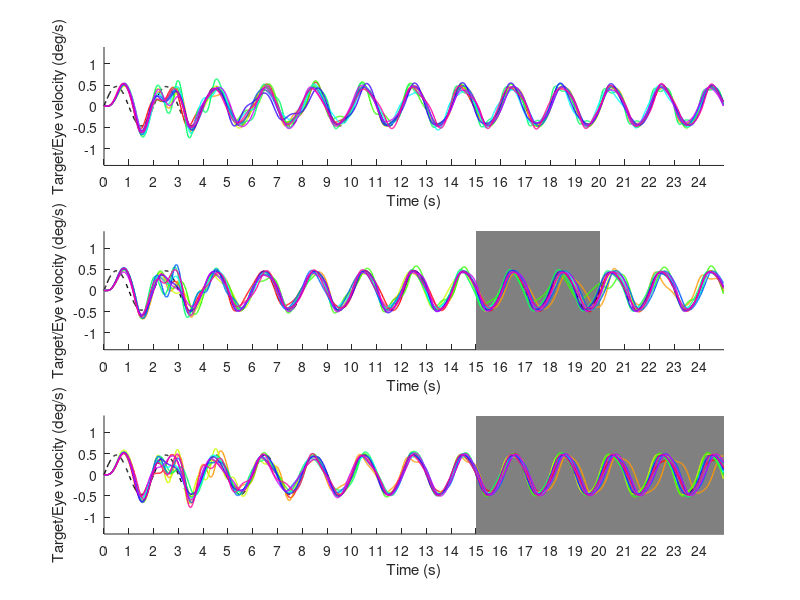

MATLAB code to generate this figure:
% 预测性平滑跟踪实验的主脚本。Main script to run the predictive smooth pursuit experiment
% 作者：王海东
% 基于 : Hirak J Kashyap, UC Irvine
% Based on FORCE learning code by David Sussillo (Neuron 2009)
% output: pursuit_fig.jpg
disp('Clearing workspace');
clear;

rng(0);          % 为了实验复现（任何种子都可以）For reproducibility -- any seed is fine
% target = "ramp";
target = "sine"; % 是否运行预测性正弦指数，或者初始ramp指数。whether to run the predicitve "sine" exp. or initiation "ramp"exp.
numTrials = 10;  % 实验的尝试次数。trials of the experiment
feedback = 1;    % RNN的输出反馈（考虑反馈）。 Output feedback to the RNN 0/1
N = 500;         % RNN中神经元的个数。 Number of neurons in RNN
p = 1.0;         % 初始权重分布宽度的倒数。 1/width of initial weight distribution
dt = 0.001;
dtt = dt * 100;
step = 16;                % 一个仿真步中dt的单位。 Units of dt in a simulation step
% 神经系统具有分叉、混沌和奇怪吸引子动力学行为。
% 混沌神经网络模型是在Hopfield神经网络中引入一个具有混沌特性的负反馈项。
% 循环网络的权重初始化：均值为0，标注差为1.5的高斯分布，导致一种自发地混沌行为。
g = 1.5;                  % g大于1表示是一个混沌网络。 g greater than 1 leads to chaotic networks.
wf = 2.0*(rand(N,1)-0.5); % 反馈权重(500*1)。 Feedback weights
delay = 80/step;          % 生物物理学 输入延迟的长度(5)。 Length of biophysical input delay 
learn_every = delay;

blank_starts = [25, 15, 15];
blank_ends =   [25, 20, 25];

% 绘制三种遮挡情况的图
figure;
for i = 1 : size(blank_starts, 2)
    if target == "sine"
        nsecs = 25;        % 实验时间（秒） Experiment time in seconds
        blankStart = blank_starts(i); % 空白周期的开始时间（以逗号分隔）。 start time(s) of blank period(s) separated by comma(s)
        blankEnd = blank_ends(i);   % end time(s) of blank period(s) separated by comma(s)
        startStim = 0;     % 仿真开始时间。Simulation start time
        nsecs = nsecs/step;
        gain = 1;          % 漏积分器（低通滤波） 增益。 leaky-integrator gain
        alpha = 100;       % P矩阵初始化为alpha的倒数。 P matrix initialized to 1/alpha
        freq = 0.5;        % 正弦曲线目标的频率。 Frequency of the sinusoidal target
        amp = 0.7;         % 正弦曲线目标的振幅。 Amplitude of the sinusoidal target
        
        simtime = 0:dt:nsecs-dt;
        simtime_len = length(simtime);
        ft = (amp/1.0)*sin(32*pi*freq*simtime);  % 目标函数。 Target function
        ft = ft/1.5;
        filename = strcat("pursuit_",target,"_",num2str(amp),".mat"); % save output to this file
        yMin = -abs(amp)*2;
        yMax = abs(amp)*2;
        
    elseif target == "ramp"
        nsecs = 4;
        startStim = 0.4;
        blankStart = [];
        blankEnd = [];
        
        nsecs = nsecs/step;
        startStim = startStim/step;
        gain = 0.5;
        alpha = 1.25;
        amp =19;
        
        simtime = 0:dt:nsecs-dt;
        simtime_len = length(simtime);
        dtStartStim = floor((startStim/nsecs)*length(simtime));
        ft = [zeros(1,dtStartStim),ones(1,simtime_len-dtStartStim)].*amp;
        filename = strcat("pursuit_",target,"_",num2str(amp),".mat");
        yMin = -5;
        yMax = 30;
    end
    
    % 漏积方程是一种特殊的微分方程，用于描述对输入进行积分但随着时间的推移逐渐 漏出少量输入 的组件或系统。
    % 这相当于一个一阶低通滤波器，其截止频率远低于感兴趣的频率。
    % 它通常出现在水力学、电子学和神经科学中。
    % ref: https://en.wikipedia.org/wiki/Leaky_integrator
    tm = 8; % 低通滤波积分器的时间常数。 Time constant of the leaky integrator
    
    % 为遮挡创建掩膜 Create mask for the blank period(s)
    mask = zeros(1, length(simtime));
    for iBlank = 1:size(blankStart,2)
        dtStart = floor(((blankStart(iBlank)/step)/nsecs)*length(simtime));
        dtEnd = floor(((blankEnd(iBlank)/step)/nsecs)*length(simtime));
        mask(dtStart:dtEnd) = 1;
    end
    
    % for print
    linewidth = 1;
    fontsize = 14;
    fontweight = 'bold';
    
    scale = 1.0/sqrt(p*N);
    nRec2Out = N;
    
    wo_len_t = zeros(1,simtime_len, numTrials);
    zt_t = zeros(1,simtime_len, numTrials);
    wr_sample100 = zeros(100,simtime_len, numTrials);
    error_avg_train_t = zeros(1, numTrials);
    
    internal_wt_t = zeros(N, N, numTrials);
    output_wt_t = zeros(nRec2Out, 1, numTrials);  % 读出权重使用0进行初始化
    
    for trial = 1:numTrials
        trial
        % 初始化所有的动力学状态。 initialize all the dynamic states
        li = 0; % 漏积分器 状态。 leaky integrator state
        eig_written = 0;
        
        M = randn(N,N)*g*scale; % RNN权重矩阵(500*500)。 RNN weight matrix
        wo = zeros(nRec2Out,1); % 读出权重矩阵(500*1)。 readout weight matrix
        dw = zeros(nRec2Out,1); % 权重改变（500*1)。 weight change
        
        wo_len = zeros(1,simtime_len);
        rPr_len = zeros(1,simtime_len);
        zt = zeros(1,simtime_len);      % output predicition signal
        
        x0 = 0.5*randn(N,1); % 神经元状态(500*1)。 neuron states
        z0 = 0.5*randn(1,1); % 预测值的开始位置（随机）。 prediction start
        
        x = x0;
        r = tanh(x);         % 神经元的非线性（双曲正切(-1,1)：双曲正弦与双曲余弦的比值）。 Non-linearity of neurons
        xp = x0;
        z = z0;
        e = 0;                         % 误差初始化。 error initialization
        ti = 0;                        % 时间步计数。count of time steps
        P = (1.0/alpha)*eye(nRec2Out); % FORCE学习（用于RNN的训练）的学习率矩阵(500*500)。 Learning rate matrix of FORCE learning
        for t = simtime
            ti = ti+1;
            
            % sim, so x(t) and r(t) are created.
            
            if(feedback == 1)
                x = (1.0-dtt)*x + M*(r*dtt)+ wf*(z*dtt);
            else
                x = (1.0-dtt)*x + M*(r*dtt);
            end
            r = tanh(x);
            z = wo'*r;
            li = li + 1/tm * (- li + gain*z);  % 解微分方程（漏积分器、低通滤波）
            
            if mod(ti-1, learn_every) == 0 && ~mask(ti)
                % 更新相关矩阵的逆阵。 update inverse correlation matrix
                k = P*r;
                rPr = r'*k;
                c = 1.0/(1.0 + rPr);
                P = P - k*(k'*c);
                
                % 更新线性读出的误差。 update the error for the linear readout
                if ti > delay
                    e = zt(ti-delay) - ft(ti-delay);
                else
                    e = 0;
                end
                
                % 更新输出权重。 update the output weights
                dw = -e*k*c;
                wo = wo + dw;
                
                % 用输出的误差更新内部权重矩阵。 update the internal weight matrix using the output's error
                M = M + repmat(dw', N, 1);
            end
            
            % 存下系统的输出。 Store the output of the system.
            zt(ti) = li;
            wo_len(ti) = sqrt(wo'*wo);
        end
        error_avg_train = sum(abs(zt-ft))/simtime_len;
        wo_len_t(:,:,trial) = wo_len;
        zt_t(:,:,trial) = zt;
        error_avg_train_t(:,trial) = error_avg_train;
    end
    
    %%
    colorVec = hsv(numTrials);
    subplot(3, 1, i);
    
    ylim([yMin yMax]);
    set(gca,'XTick',[simtime(1):1/step:simtime(end)]*step);
    for iBlank = 1:size(blankStart,2)
        rectangle('Position', [blankStart(iBlank),yMin,blankEnd(iBlank)-blankStart(iBlank),(yMax-yMin)], 'FaceColor',[0.5 .5 .5],'EdgeColor','none');
    end
    hold on;
    plot(simtime*step, ft, '--', 'linewidth', linewidth, 'color', 'black');
    for trial=1:numTrials
        plot(simtime*step, zt_t(:,:,trial), 'linewidth', linewidth, 'color', colorVec(trial,:));
    end
    
    %title('', 'fontsize', fontsize, 'fontweight', fontweight);
    xlabel('Time (s)');%, 'fontsize', fontsize, 'fontweight', fontweight);
    ylabel('Target/Eye velocity (deg/s)');%, 'fontsize', fontsize, 'fontweight', fontweight);
    hold off;
    
    %% 将三种遮挡情况的跟踪结果绘制在一张图上
    
%     save(filename, 'zt_t', 'nsecs', 'simtime', 'step', 'ft', 'numTrials', 'amp', 'blankStart', 'blankEnd', 'delay', 'mask', 'startStim');
    
end

%% Save figure to local file
% conf
% pursuit_fig = gca;
% output_file_name = 'D:/doc/thesis/2_BTN/latex/imgs/pursuit_fig';  % latex image path
% print(output_file_name, '-djpeg', '-f1', '-r600');


